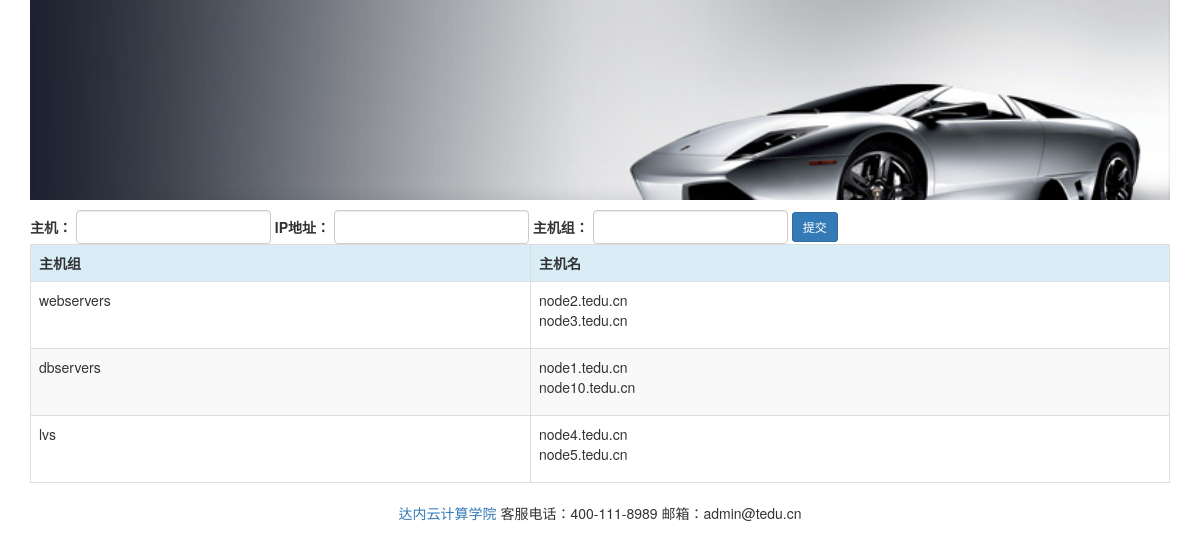
Screenshot of /webansi/addhosts/ with the database file from the repository.
### webansi/models.py (models this page shows, shortened)
class Group(models.Model):
    hostgroup = models.CharField(max_length=50)

class Host(models.Model):
    hostname = models.CharField(max_length=50)
    ipaddr = models.CharField(max_length=15)
    group = models.ForeignKey(Group, on_delete=models.CASCADE)

### webansi/views.py (the view)
def addhosts(request):
    if request.method == 'POST':
        group = request.POST.get('group')
        host = request.POST.get('host')
        ip = request.POST.get('ip')
        hostgroup = Group.objects.get_or_create(hostgroup=group)[0]
        hostgroup.host_set.get_or_create(hostname=host, ipaddr=ip)
    groups = Group.objects.all()
    return render(request, 'webansi/addhosts.html', {'groups': groups})

### webansi/templates/webansi/addhosts.html (shortened to what this page needs)
{% extends 'webansi/base.html' %}
{% block content %}
    <form role="form" action="" method="post" class="form-inline">
        <div class="form-group">
            <label class="control-label">主机：</label>
            <input type="text" class="form-control" name="host">
        </div>
        <div class="form-group">
            <label class="control-label">IP地址：</label>
            <input type="text" class="form-control" name="ip">
        </div>
        <div class="form-group">
            <label class="control-label">主机组：</label>
            <input type="text" class="form-control" name="group">
        </div>
        <input class="btn btn-primary btn-sm" type="submit" value="提交">
    </form>
    <table class="table table-bordered table-striped">
            <tr class="info">
                <th>主机组</th>
                <th>主机名</th>
            </tr>
            {% for g in groups %}
                <tr>
                    <td>{{ g.hostgroup }}</td>
                    <td>
                        <ul class="list-unstyled">
                            {% for host in g.host_set.all %}
                                <li>{{ host.hostname }}</li>
                            {% endfor %}
                        </ul>
                    </td>
                </tr>
            {% endfor %}
        </table>
{% endblock %}

### rows the page displays
Group: hostgroup "webservers"
Host: hostname "node2.tedu.cn"
Host: hostname "node3.tedu.cn"
Group: hostgroup "dbservers"
Host: hostname "node1.tedu.cn"
Host: hostname "node10.tedu.cn"
Group: hostgroup "lvs"
Host: hostname "node4.tedu.cn"
Host: hostname "node5.tedu.cn"
